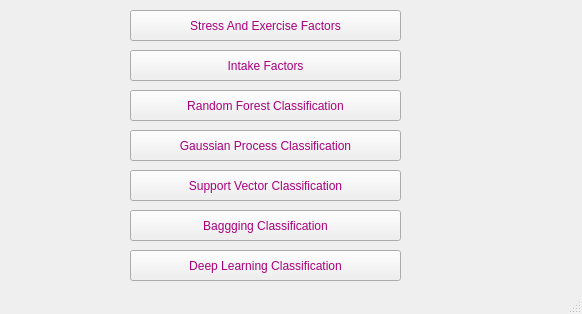
<?xml version="1.0" encoding="UTF-8"?>
<ui version="4.0">
 <class>MainWindow</class>
 <widget class="QMainWindow" name="MainWindow">
  <property name="geometry">
   <rect>
    <x>0</x>
    <y>0</y>
    <width>582</width>
    <height>314</height>
   </rect>
  </property>
  <property name="windowTitle">
   <string>Assessing Sleep Quality Using ecological momentary assessments</string>
  </property>
  <property name="styleSheet">
   <string notr="true">font: 75 10pt &quot;MS Shell Dlg 2&quot;;
color: rgb(170, 0, 127);</string>
  </property>
  <widget class="QWidget" name="centralwidget">
   <widget class="QPushButton" name="pushButton">
    <property name="geometry">
     <rect>
      <x>130</x>
      <y>50</y>
      <width>271</width>
      <height>31</height>
     </rect>
    </property>
    <property name="text">
     <string>Intake Factors</string>
    </property>
   </widget>
   <widget class="QPushButton" name="pushButton_2">
    <property name="geometry">
     <rect>
      <x>130</x>
      <y>90</y>
      <width>271</width>
      <height>31</height>
     </rect>
    </property>
    <property name="text">
     <string>Random Forest Classification</string>
    </property>
   </widget>
   <widget class="QPushButton" name="pushButton_3">
    <property name="geometry">
     <rect>
      <x>130</x>
      <y>130</y>
      <width>271</width>
      <height>31</height>
     </rect>
    </property>
    <property name="text">
     <string>Gaussian Process Classification</string>
    </property>
   </widget>
   <widget class="QPushButton" name="pushButton_5">
    <property name="geometry">
     <rect>
      <x>130</x>
      <y>10</y>
      <width>271</width>
      <height>31</height>
     </rect>
    </property>
    <property name="text">
     <string>Stress And Exercise Factors</string>
    </property>
   </widget>
   <widget class="QPushButton" name="pushButton_6">
    <property name="geometry">
     <rect>
      <x>130</x>
      <y>170</y>
      <width>271</width>
      <height>31</height>
     </rect>
    </property>
    <property name="text">
     <string>Support Vector Classification</string>
    </property>
   </widget>
   <widget class="QPushButton" name="pushButton_7">
    <property name="geometry">
     <rect>
      <x>130</x>
      <y>210</y>
      <width>271</width>
      <height>31</height>
     </rect>
    </property>
    <property name="text">
     <string>Baggging Classification</string>
    </property>
   </widget>
   <widget class="QPushButton" name="pushButton_8">
    <property name="geometry">
     <rect>
      <x>130</x>
      <y>250</y>
      <width>271</width>
      <height>31</height>
     </rect>
    </property>
    <property name="text">
     <string>Deep Learning Classification</string>
    </property>
   </widget>
  </widget>
  <widget class="QStatusBar" name="statusbar"/>
 </widget>
 <resources/>
 <connections/>
</ui>
